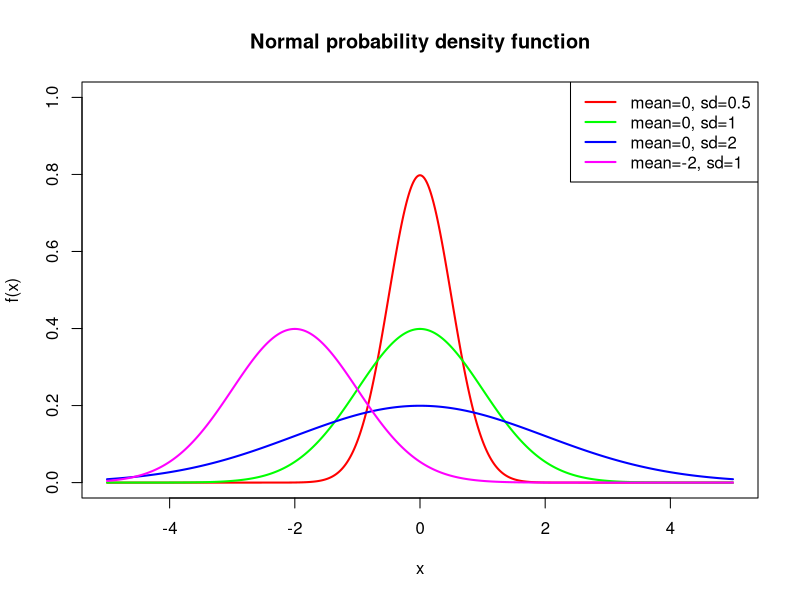
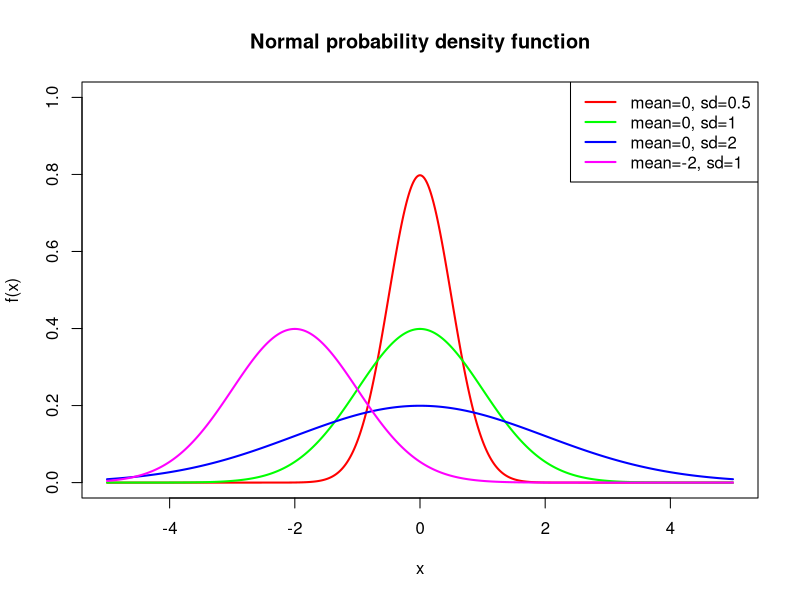
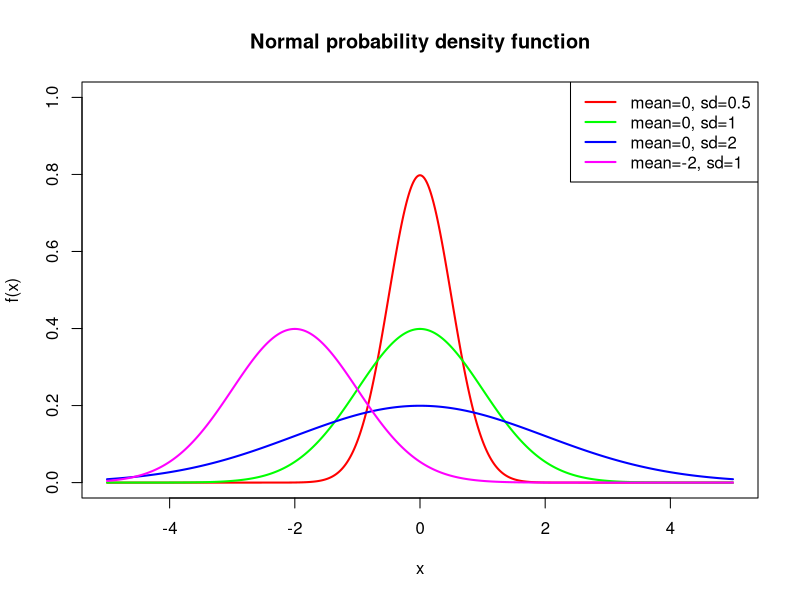
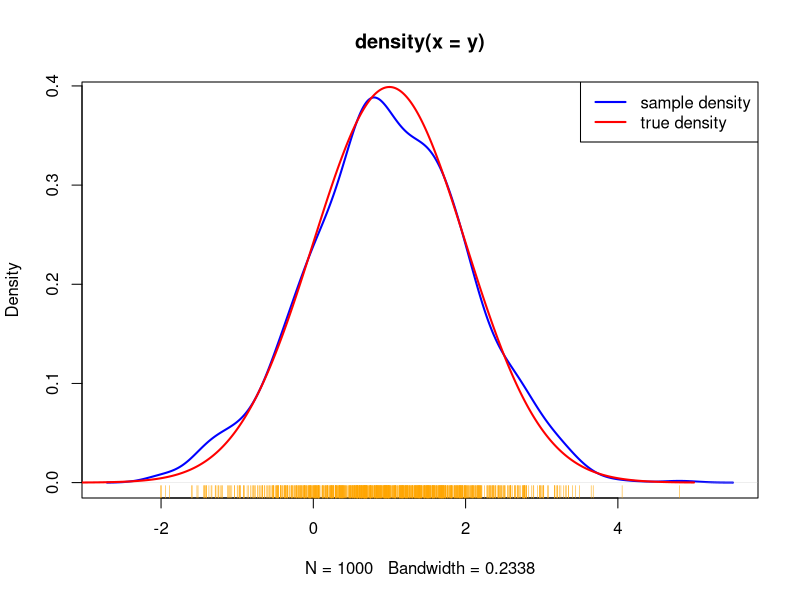

Recreate these plots in R, in order.
# SE = Standard Error
rnorm(10)
rnorm(mean=100000, sd=2, n=10)

n <- 10
B <- 4

x <- matrix(data=rnorm(n*B), nrow=n)

rownames(x) <- (sprintf("obs%02d",1:n))
colnames(x) <- (sprintf("sam%02d",1:B))

colMeans(x)

mean(colMeans(x))

B <- 1000
x10 <- matrix(rnorm(10 * B), nrow = 10)
x100 <- matrix(rnorm(100 * B), nrow = 100)
x1000 <- matrix(rnorm(1000 * B), nrow = 1000)
x10000 <- matrix(rnorm(10000 * B), nrow = 10000)
xBar10 <- colMeans(x10)
xBar100 <- colMeans(x100)
xBar1000 <- colMeans(x1000)
xBar10000 <- colMeans(x10000)
xBarSd10 <- sd(colMeans(x10))
xBarSd100 <- sd(colMeans(x100))
xBarSd1000 <- sd(colMeans(x1000))
xBarSd10000 <- sd(colMeans(x10000))
IQR10 <- IQR(colMeans(x10))
IQR100 <- IQR(colMeans(x100))
IQR1000 <- IQR(colMeans(x1000))
IQR10000 <- IQR(colMeans(x10000))

cbind(sampSize = c(10, 100, 1000, 10000), trueSEM = 1 / sqrt(c(10, 100, 1000, 10000)), obsSEM = c(xBarSd10, xBarSd100, xBarSd1000, xBarSd10000), sampMeanIQR = c(IQR10, IQR100, IQR1000, IQR10000))
# Do the same as IQR() for mad()

x <- matrix(data=rnorm(40*100), nrow=40)
threshold  <- 0.1
mean(x <= threshold & x >= 0)
pnorm(threshold)

# x <- matrix(data=runif(4*10), nrow=4)
# threshold  <- 0.1
# mean(x <= threshold)
# punif(threshold)

min.x <- -5

max.x <- 5

num.samples <- 1000

x <- seq(from = min.x, to = max.x, length = num.samples)

# Open new blank plot with x limits from -5 to 5, and y limits from 0 to 1
plot(c(-5, 5), c(0, 1), xlab = "x", ylab = "f(x)", main = "Normal probability density function", 
     type = "n")

# Add each density plot one at a time
lines(x, dnorm(x, mean = 0, sd = 0.5), lwd = 2, col = "red")

lines(x, dnorm(x, mean = 0, sd = 1), lwd = 2, col = "green")

lines(x, dnorm(x, mean = 0, sd = 2), lwd = 2, col = "blue")

lines(x, dnorm(x, mean = -2, sd = 1), lwd = 2, col = "magenta")

# We can also add a legend to the plot
legend("topright", c("mean=0, sd=0.5", "mean=0, sd=1", "mean=0, sd=2", "mean=-2, sd=1"), 
       col = c("red", "green", "blue", "magenta"), lty = 1, lwd = 2)

normal.mean <- c(0, 0, 0, -2)

normal.sd <- c(0.5, 1, 2, 1)

colors <- c("red", "green", "blue", "magenta")

# Open new plot with x limits from -5 to 5, and y limits from 0 to 1
plot(c(-5, 5), c(0, 1), xlab = "x", ylab = "f(x)", main = "Normal probability density function", 
     type = "n")

# Add density plots with a for loop
for (i in 1:length(normal.mean)) {
  lines(x, dnorm(x, mean = normal.mean[i], sd = normal.sd[i]), lwd = 2, col = colors[i])
}

# Add a legend to the plot
legend("topright", paste0("mean=", normal.mean, ", sd=", normal.sd), col = colors, 
       lty = 1, lwd = 2)

# Open new plot with x limits from -5 to 5, and y limits from 0 to 1
plot(c(-5, 5), c(0, 1), xlab = "x", ylab = "f(x)", main = "Normal probability density function", 
     type = "n")

# Create our own user-defined function for plotting Normal probability
# density function
f <- function(col, ...) {
  lines(x, dnorm(x, ...), col = col, lwd = 2)
}

# apply this function with different parameters
plot.status <- mapply(f, mean = normal.mean, sd = normal.sd, col = colors)

# Add a legend to the plot
legend("topright", paste0("mean=", normal.mean, ", sd=", normal.sd), col = colors, 
       lty = 1, lwd = 2)

set.seed(1)

normal.mean <- 1
normal.sd <- 1

rnorm(n = 5, mean = normal.mean, sd = normal.sd)


# Draw a sample
set.seed(1)

y <- rnorm(n = 1000, mean = normal.mean, sd = normal.sd)

# Estimate sample density
estimated.density <- density(y)

# Plot the estimated density
plot(estimated.density, col = "blue", lwd = 2)

# Add the data points under the density plot and colors them organge
rug(y, col = "orange")

# Plot the true density lines
x <- seq(from = -5, to = 5, length = 1000)

true.density <- dnorm(x, mean = normal.mean, sd = normal.sd)

lines(x, true.density, col = "red", lwd = 2)

legend("topright", c("sample density", "true density"), col = c("blue", "red"), 
       lty = 1, lwd = 2)